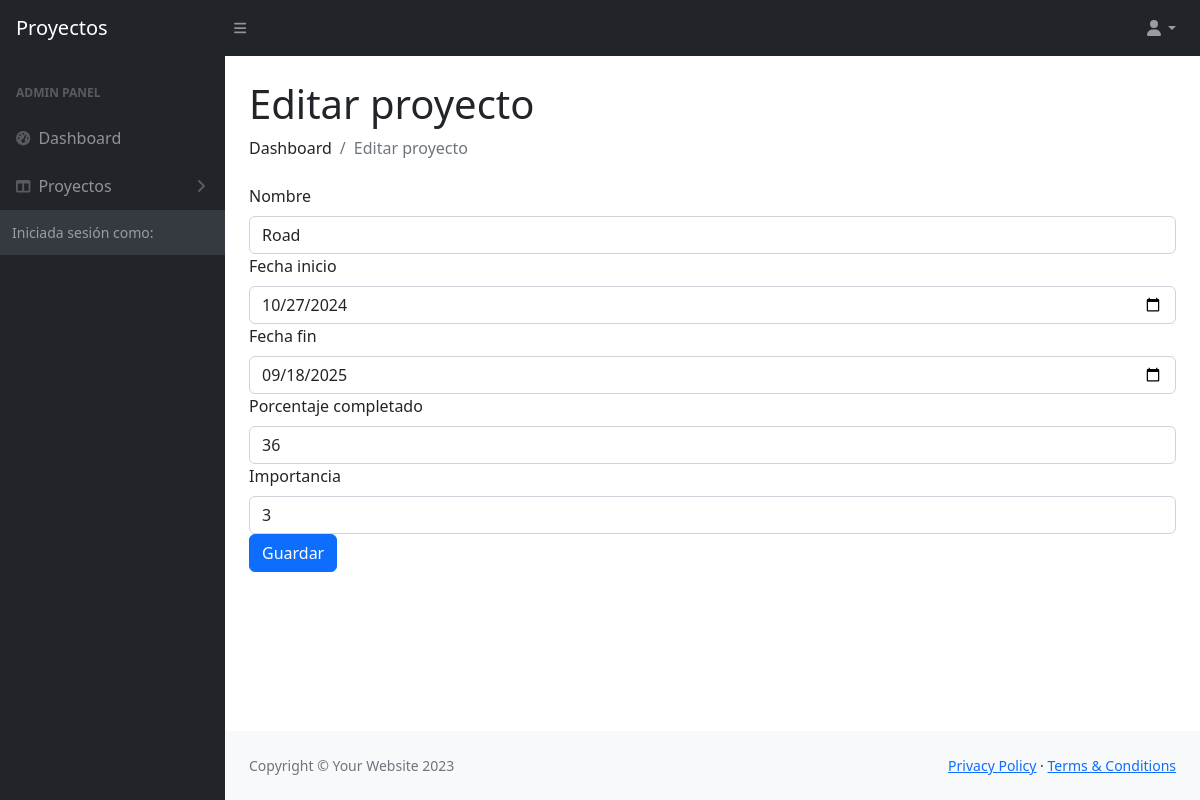
/tema3/practica1/editar-proyecto.php?id=4 (signed in), run on the app's committed database.
### tables this page shows
CREATE TABLE `proyectos` (
  `id` int(10) NOT NULL AUTO_INCREMENT,
  `nombre` varchar(100) NOT NULL,
  `fecha_inicio` date NOT NULL,
  `fecha_fin_prevista` date NOT NULL,
  `porcentaje_completado` tinyint(3) NOT NULL,
  `importancia` tinyint(1) NOT NULL,
  `id_usuario` int(10) NOT NULL,
  PRIMARY KEY (`id`),
  KEY `id_usuario` (`id_usuario`),
  CONSTRAINT `id_usuario` FOREIGN KEY (`id_usuario`) REFERENCES `usuarios` (`id`) ON DELETE CASCADE ON UPDATE CASCADE
);

### src/tema3/practica1/modelo.php (called while the page is built, shortened)
<?php
function conectarDB() {
  try {
    $dsn = "mysql:host=mariadb:3306;dbname=practica1-db-gabriel;charset=utf8mb4";
    $dbh = new PDO($dsn, "root", "mysql?");
    $dbh->setAttribute(PDO::ATTR_ERRMODE, PDO::ERRMODE_EXCEPTION);
    return $dbh;
  } catch (PDOException $e){
    return null;
  }
}
function getProyectoPorId($id) {
  $dbh = conectarDB();
  $stmt = $dbh->prepare("SELECT * FROM proyectos WHERE id = :id");
  $stmt->bindParam(":id", $id);
  $stmt->setFetchMode(PDO::FETCH_ASSOC);
  $stmt->execute();
  return $stmt->fetch();
}

### src/tema3/practica1/editar-proyecto.php (the view, shortened to what this page needs)
<?php
include_once "modelo.php";
$proyecto = getProyectoPorId($_GET["id"]);
include "cabecera.php";
?>
  <div id="layoutSidenav_content">
  <main>
    <div class="container-fluid px-4">
      <h1 class="mt-4">Editar proyecto</h1>
      <ol class="breadcrumb mb-4">
        <li class="breadcrumb-item">Dashboard</li>
        <li class="breadcrumb-item active">Editar proyecto</li>
      </ol>
      <?php
      if (is_null($proyecto)) {
        echo "<h4 class='text-danger'>Error al obtener el proyecto</h4>";
        echo "<a href='proyectos.php'>Volver</a>";
      } else if(!$proyecto) {
        echo "<h4 class='text-danger'>El proyecto no existe</h4>";
        echo "<a href='proyectos.php'>Volver</a>";
      } else { ?>
        <form method="post" action="controlador.php" name="editar-proyecto">
          <div class="form-group">
            <label for="nombre" class="form-label">Nombre</label>
            <input type="text" class="form-control" id="nombre" name="nombre" value="<?php echo $proyecto["nombre"]; ?>" required>
          </div>
          <div class="form-group">
            <label for="fecha-inicio" class="form-label">Fecha inicio</label>
            <input type="date" class="form-control" id="fecha-inicio" name="fecha-inicio" value="<?php echo $proyecto["fecha_inicio"]; ?>" required>
          </div>
          <div class="form-group">
            <label for="fecha-fin" class="form-label">Fecha fin</label>
            <input type="date" class="form-control" id="fecha-fin" name="fecha-fin" value="<?php echo $proyecto["fecha_fin_prevista"]; ?>" required>
          </div>
          <div class="form-group">
            <label for="porcentaje-completado" class="form-label">Porcentaje completado</label>
            <input type="number" class="form-control" id="porcentaje-completado" name="porcentaje-completado" value="<?php echo $proyecto["porcentaje_completado"]; ?>" required min="0" max="100">
          </div>
          <div class="form-group">
            <label for="importancia" class="form-label">Importancia</label>
            <input type="number" class="form-control" id="importancia" name="importancia" value="<?php echo $proyecto["importancia"]; ?>" required min="1" max="5">
          </div>
          <div class="form-group">
            <button type="submit" class="btn btn-primary" name="editar-proyecto">Guardar</button>
          </div>
        </form>
      <?php
      }
      ?>
    </div>
  </main>
<?php
include "pie.php";
?>

### data on the page
proyectos: nombre "Road", fecha-inicio "10/27/2024", fecha-fin "09/18/2025", porcentaje-completado "36", importancia "3"
